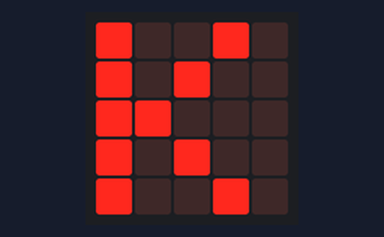
Bench run of a program on a simulated BBC micro:bit running MicroPython. On the bench: the board's 5×5 LED display. What the program prints to the serial console is not drawn.

Above: at 0.1 s.
At 0.9 s:
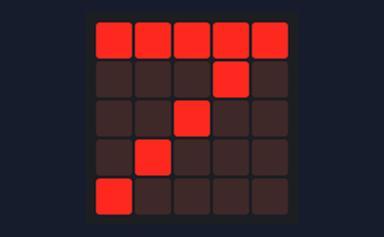
At 1.3 s:
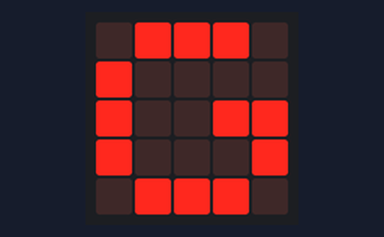
At 1.7 s:
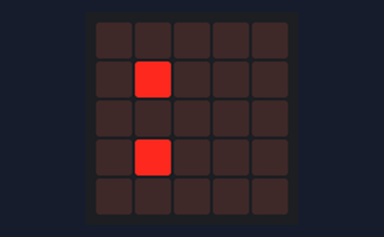
At 2.5 s:
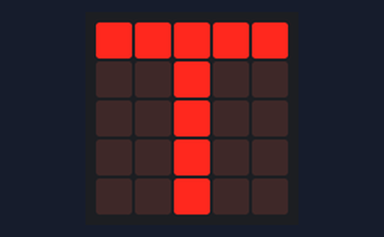
At 3.3 s:
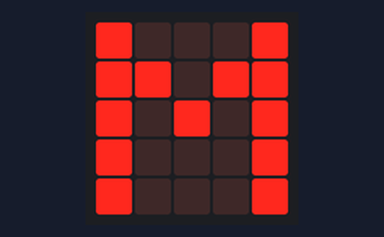

The program:

MBType-M.py
```python
# MBType-M.py - Gem i main.py på Micro:Bit når den skal køre selvstændigt og kombineres med et program på PC/PI/MAC
#             - Husk at det skal være med lille m i main.py ellers duer det ikke!
#             - Bruges til at koble til MB sendere som er lavet i makecode
#
# Version 1.0 - 21 Sept 2021 - Lavet modtager som kan bygge bro til sendere lavet i MakeCode - blok programmering.
#
# Type M:
# Program der løbende checer for modtagne indhold på radio kanal 7 (default) gruppe 0 (default) fra MB's der sender strenge
# lavet i blok programmering (Makecode) og piller streng ud - som er kompatibel med Lyd-Kit projektets protokol.
# Når der sendes strenge fra blokprogrammeringen er der diverse andre informationer med og længden af telegram varierer.
# Lagt op til at man sender 3 tegn (ident,type og key).
#
# Modtages noget på radio sendes det videre på USB.
#
from microbit import *
import radio
#
# Konstanter til at identificere MB, som I skal rette til jeres opstilling
#
MB_TYPE = "M"     # identificerer denne MB som een type M (Modtager fra makecode)... SKAL ikke ændres
CH      =  7      # Den radio kanal I benytter til jeres opstilling/produkt  7 er default og den som bruges i blokprogrammering
                  # hvor kanal ikke kan ændres. Tilgengæld kan de ændre i gruppe nummer, men det bruges ikke i LYD-Kit projektet.
GR      = 0       # Så blokprogrammerings delen SKAL bruge gruppe 0. MEN KAN ÆNDRE GR hvis man vil og bruge det til at skelne!!

#
# Tænde for radio med fuld sende styrke men på specifik kanal som benyttes i opstillingen
#
radio.config(channel=CH,group=GR)    # samme kanal i alle MB's i samme opstilling.
radio.on()                           # Når der modtages fra MB programmeret i Make kode skal det være kanal 7 (default)
                                     # KAN ændre i group nummer fra makecode så mulighed for at lave forskellige grupper ved at
                                     # ændre i gruppe nummeret!!
#
# For at identificere MB på USB (hvis den er tilsluttet via USB) samt lokalt på MB display
#
print("MicroBit på kanal : "+str(CH)+" med GR!!: "+str(GR)+" og af Typen: "+MB_TYPE)
display.show("K:"+str(CH)+"G:"+str(GR)+"T:"+MB_TYPE)
sleep(1000)
display.clear()
#
# Hoved program der løbende checker om noget er modtaget på radio.
# Er der det forsøger den at pille en streng ud og sende videre på USB/Seriel
#
while True:        # Forever - læse telegrammer fra MB med blokprogrammer og pille sendt streng ud og sende den videre på USB
 #
    # Hvis der modtages noget på radio sendes det ufilteret/uændret videre på USB.
    #
    r = radio.receive()
    if r :
        # Med test udskrift "print(len(r))" kan det ses at længden varierer og der er forskel på hvilken position
        # de 3 forventede tegn de kommer på, men det passer altid med at de står samme sted fra afslutningen.
        # Kan placering med testudskrift "for i in range(0,len(r)): print(i,"  ",r[i])"
        # Nedenfor pilles de 3 forventede tegn ud og sendes på USB/Seriel til PC/PI/MAC. Se slice i W3Schools.
        if len(r)>20:  # indikation på at det er fra blokprogram og så kan vi lave slice nedenfor uden fejl
            print(r[(len(r)-19):(len(r)-16)])
    sleep(50)
```

Measured:
- what the display in image 1 shows lasts 0.4 s, from 0.8 s to 1.2 s
- what the display in image 5 shows lasts 1.4 s, from 3.2 s to 4.6 s
